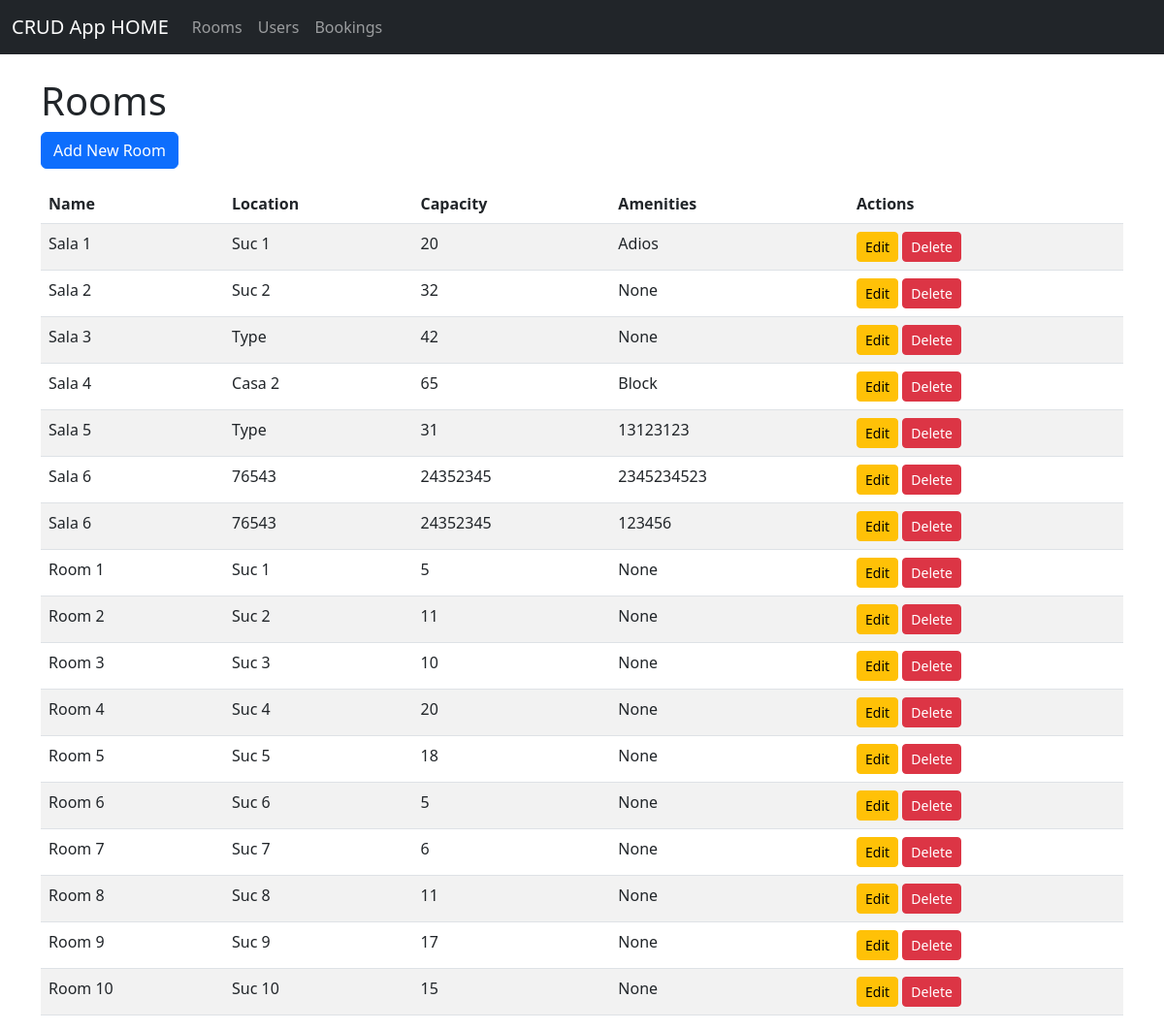
/rooms/, run on the app's committed database.
### app/models.py (models this page shows, shortened)
class Room(models.Model):
    name = models.CharField(max_length=100)
    location = models.CharField(max_length=100)
    capacity = models.IntegerField()
    amenities = models.TextField(blank=True, null=True)
    class Meta:
        db_table = 'room'

### app/views.py (the view)
# urls.py: path('rooms/', RoomListView.as_view(), name='room_list'),
class RoomListView(View):
    def get(self, request):
        rooms = Room.objects.all()
        return render(request, 'app/list.html', {'rooms': rooms})

### app/templates/app/list.html (shortened to what this page needs)
{% extends 'app/base.html' %}
{% block content %}
<h1>Rooms</h1>
<a href="{% url 'room_create' %}" class="btn btn-primary mb-3">Add New Room</a>
<table class="table table-striped">
    <thead>
        <tr>
            <th>Name</th>
            <th>Location</th>
            <th>Capacity</th>
            <th>Amenities</th>
            <th>Actions</th>
        </tr>
    </thead>
    <tbody>
        {% for room in rooms %}
        <tr>
            <td>{{ room.name }}</td>
            <td>{{ room.location }}</td>
            <td>{{ room.capacity }}</td>
            <td>{{ room.amenities }}</td>
            <td>
                <a href="{% url 'room_update' room.pk %}" class="btn btn-warning btn-sm">Edit</a>
                <a href="{% url 'room_delete' room.pk %}" class="btn btn-danger btn-sm">Delete</a>
            </td>
        </tr>
        {% endfor %}
    </tbody>
</table>
{% endblock %}

### data on the page
Room: name "Sala 1", location "Suc 1", capacity "20", amenities "Adios"
Room: name "Sala 2", location "Suc 2", capacity "32", amenities "None"
Room: name "Sala 3", location "Type", capacity "42", amenities "None"
Room: name "Sala 4", location "Casa 2", capacity "65", amenities "Block"
Room: name "Sala 5", location "Type", capacity "31", amenities "13123123"
Room: name "Sala 6", location "76543", capacity "24352345", amenities "2345234523"
Room: name "Sala 6", location "76543", capacity "24352345", amenities "123456"
Room: name "Room 1", location "Suc 1", capacity "5", amenities "None"
Room: name "Room 2", location "Suc 2", capacity "11", amenities "None"
Room: name "Room 3", location "Suc 3", capacity "10", amenities "None"
Room: name "Room 4", location "Suc 4", capacity "20", amenities "None"
Room: name "Room 5", location "Suc 5", capacity "18", amenities "None"
Room: name "Room 6", location "Suc 6", capacity "5", amenities "None"
Room: name "Room 7", location "Suc 7", capacity "6", amenities "None"
Room: name "Room 8", location "Suc 8", capacity "11", amenities "None"
Room: name "Room 9", location "Suc 9", capacity "17", amenities "None"
Room: name "Room 10", location "Suc 10", capacity "15", amenities "None"
